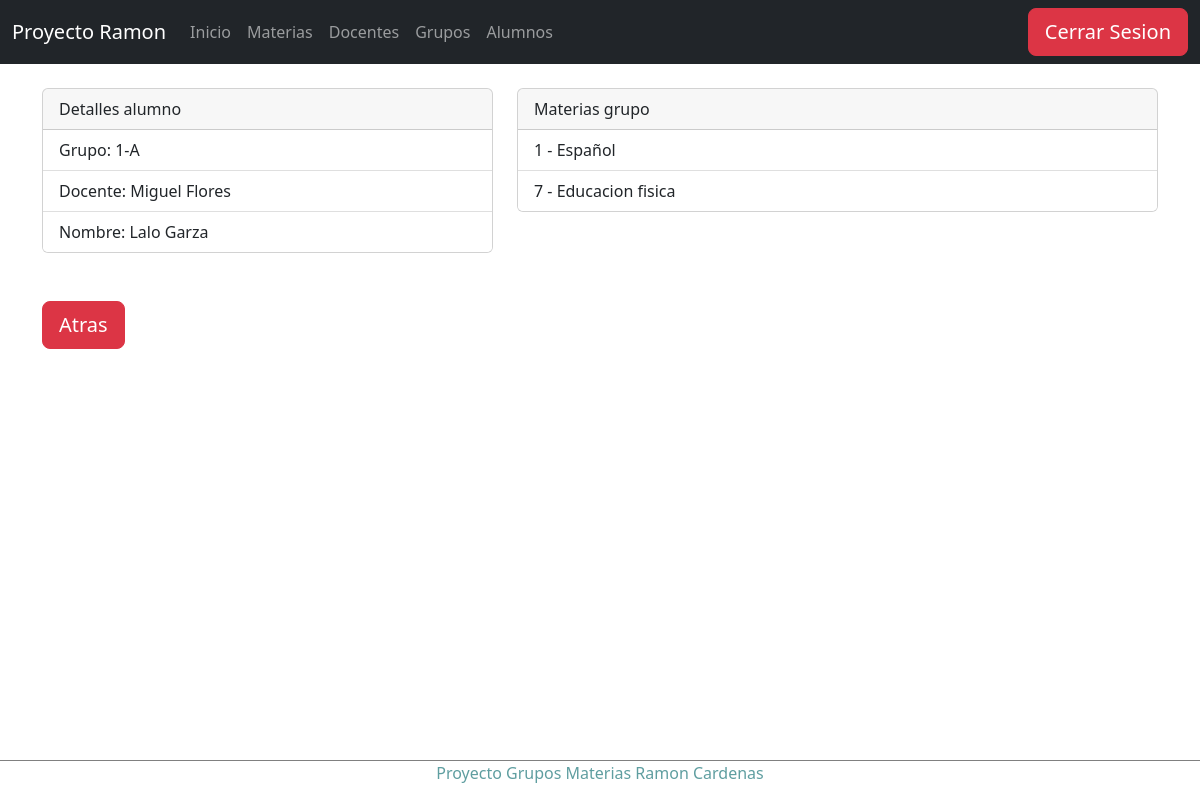
The app's page /detalleAlumno/1/1 (signed in) with its own data.
### Apps/Horario/models.py (models this page shows, shortened)
class Alumno(models.Model):
    idAlumno=models.CharField(primary_key=True,max_length=6)
    nombreAlumno=models.CharField(max_length=50)
    apellidoAlumno=models.CharField(max_length=50)
    idGrupo=models.ForeignKey(Grupo, on_delete=models.SET_NULL,null=True)

class Grupo(models.Model):
    idGrupo=models.CharField(primary_key=True,max_length=6)
    nombreGrupo=models.CharField(max_length=50)
    idDocente=models.ForeignKey(Docente, on_delete=models.SET_NULL,null=True,default=0, unique=True)

class Docente(models.Model):
    idDocente=models.CharField(primary_key=True,max_length=6)
    nombreDocente=models.CharField(max_length=50)
    apellidoDocente=models.CharField(max_length=50)

class GrupoMateria(models.Model):
    class Meta:
        unique_together = (('idGrupo', 'idMateria'),)
    idGrupo=models.ForeignKey(Grupo, on_delete=models.CASCADE)
    idMateria=models.ForeignKey(Materia, on_delete=models.CASCADE)

class Materia(models.Model):
    idMateria=models.CharField(primary_key=True,max_length=6)
    nombreMateria=models.CharField(max_length=50)
    creditosMateria=models.PositiveSmallIntegerField()

### Apps/Horario/views.py (the view)
# urls.py: path('detalleAlumno/<idAlumno>/<idGrupo>', views.detalleAlumno),
@login_required
def detalleAlumno(request, idAlumno, idGrupo):
    alumno = Alumno.objects.get(idAlumno=idAlumno)
    grupoMaterias = GrupoMateria.objects.filter(idGrupo=Grupo.objects.get(idGrupo=idGrupo))
    return render(request, "alumnos/detalleAlumno.html", {"alumno":alumno,"grupoMaterias":grupoMaterias})

### Apps/Horario/templates/alumnos/detalleAlumno.html (shortened to what this page needs)
{% extends "../base.html" %}
{% block body %}
<div class="row">
    <div class="col-sm-12 col-md-6 col-lg-5 col-xl-5">
        <div class="card">
            <div class="card-header">
                Detalles alumno
            </div>
            <ul class="list-group list-group-flush">
                <li class="list-group-item">Grupo: {{alumno.idGrupo.nombreGrupo}}</li>
                <li class="list-group-item">Docente: {{alumno.idGrupo.idDocente.nombreDocente}}
                    {{alumno.idGrupo.idDocente.apellidoDocente}}</li>
                <li class="list-group-item">Nombre: {{alumno.nombreAlumno}} {{alumno.apellidoAlumno}}</li>
            </ul>
        </div>
    </div>
    <div class="col-sm-12 col-md-6 col-lg-7 col-xl-7">
        <div class="card">
            <div class="card-header">
                Materias grupo
            </div>
            <ul class="list-group list-group-flush">
                {% for gm in grupoMaterias %}
                <li class="list-group-item">
                    {{gm.idMateria.idMateria}} - {{gm.idMateria.nombreMateria}}
                </li>
                {% endfor %}
            </ul>
        </div>
    </div>
</div>
<br><br>
<div class="row">
    <div class="bd-example">
        <a href="/alumnos" class="btn btn-danger btn-lg" role="button">Atras</a>
    </div>
</div>
{% endblock %}

### records on screen
Alumno: idGrupo.nombreGrupo "1-A", idGrupo.idDocente.nombreDocente "Miguel", idGrupo.idDocente.apellidoDocente "Flores", nombreAlumno "Lalo", apellidoAlumno "Garza"
GrupoMateria: idMateria.idMateria "1", idMateria.nombreMateria "Español"
GrupoMateria: idMateria.idMateria "7", idMateria.nombreMateria "Educacion fisica"
